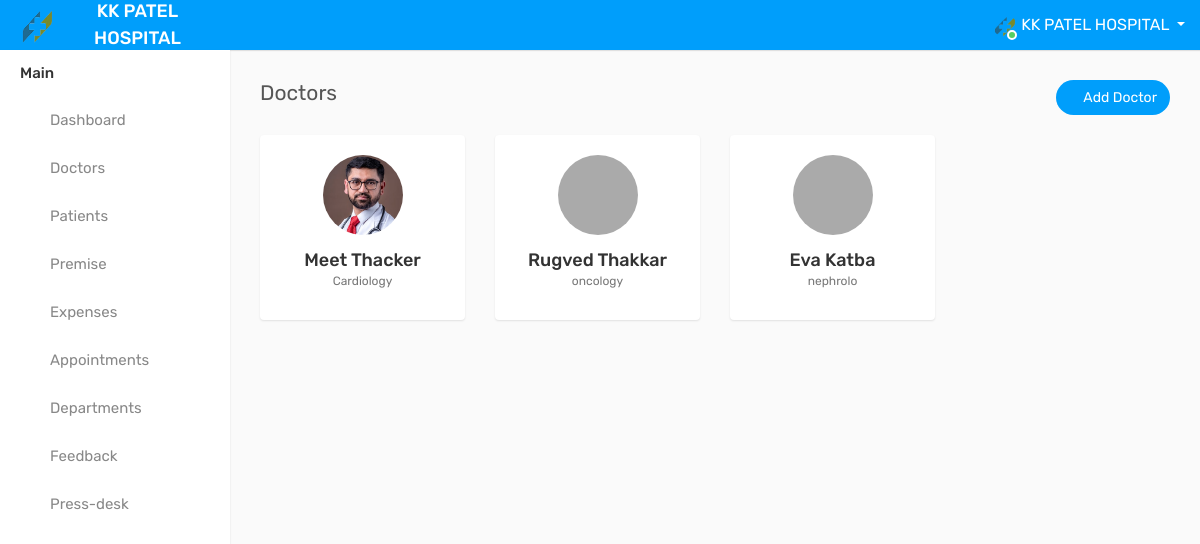
Page /admin/doctors.php (signed in) on the committed database.
### tables this page shows
CREATE TABLE `admin_data` (
  `admin_id` bigint UNSIGNED NOT NULL,
  `username` varchar(255) NOT NULL,
  `email` varchar(255) NOT NULL,
  `logo` varchar(255) NOT NULL,
  `password` varchar(255) NOT NULL,
  `city` varchar(100) NOT NULL,
  `postal_code` int NOT NULL,
  `phone` int NOT NULL,
  `address` varchar(255) NOT NULL,
  `created_at` timestamp NULL DEFAULT NULL,
  `updated_at` timestamp NULL DEFAULT NULL
);

CREATE TABLE `doctors` (
  `id` int NOT NULL,
  `username` varchar(255) NOT NULL,
  `email` varchar(255) NOT NULL,
  `dob` date NOT NULL,
  `gender` enum('male','female') NOT NULL,
  `departmentname` varchar(255) NOT NULL,
  `address` text NOT NULL,
  `city` varchar(255) NOT NULL,
  `postal_code` varchar(10) NOT NULL,
  `cv` varchar(255) NOT NULL,
  `avatar` varchar(255) NOT NULL,
  `phone` varchar(15) NOT NULL,
  `password` varchar(255) NOT NULL,
  `consultancy_fees` decimal(10,2) NOT NULL,
  `bio` text NOT NULL,
  `created_at` timestamp NULL DEFAULT CURRENT_TIMESTAMP
);

### admin/doctors.php (the view, shortened to what this page needs)
<?php
include_once("../Database/connection.php");
$admin_email = $_SESSION['admin_email'];
$sql = "SELECT * FROM admin_data WHERE email = ?";
$stmt = $con->prepare($sql);
$stmt->bind_param("s", $admin_email);
$stmt->execute();
$result = $stmt->get_result();
$admin_data = $result->fetch_assoc();
?>
<!DOCTYPE html>
<html lang="en">
<head>
    <link rel="stylesheet" type="text/css" href="https://maxcdn.bootstrapcdn.com/bootstrap/4.5.2/css/bootstrap.min.css">
    <link rel="stylesheet" type="text/css" href="assets/css/font-awesome.min.css">
    <link rel="stylesheet" type="text/css" href="assets/css/style.css">
</head>
<body>
<div class="main-wrapper">
    <div class="header">
        <div class="header-left">
            <a href="index-2.html" class="logo">
            <img src="assets/img/<?php echo isset($admin_data['logo']) ? htmlspecialchars($admin_data['logo']) : ''; ?>" width="35" height="35" alt="">
            <span>KK PATEL HOSPITAL</span>
            </a>
        </div>
        <a id="toggle_btn" href="javascript:void(0);"><i class="fa fa-bars"></i></a>
        <ul class="nav user-menu float-right">
            <li class="nav-item dropdown has-arrow">
                <a href="#" class="dropdown-toggle nav-link user-link" data-toggle="dropdown">
                    <span class="user-img">
                        <img class="rounded-circle" src="assets/img/<?php echo isset($admin_data['logo']) ? htmlspecialchars($admin_data['logo']) : ''; ?>" width="40" alt="Admin">
                        <span class="status online"></span>
                    </span>
                    <span><?php echo isset($admin_data['username']) ? htmlspecialchars($admin_data['username']) : ''; ?></span>
                    </a>
            </li>
        </ul>
    </div>
    <div class="sidebar" id="sidebar">
        <div class="sidebar-inner slimscroll">
            <div id="sidebar-menu" class="sidebar-menu">
                <ul>
                    <li class="menu-title">Main</li>
                    <li><a href="index-2.php"><i class="fa fa-dashboard"></i> <span>Dashboard</span></a></li>
                    <li><a href="doctors.php"><i class="fa fa-user-md"></i> <span>Doctors</span></a></li>
                    <li><a href="patients.php"><i class="fa fa-wheelchair"></i> <span>Patients</span></a></li>
                    <li>
                            <a href="premise.php"><i class="fa fa-building"></i> <span>Premise</span></a>
                        </li>
                        <li>
                            <a href="expenses.php"><i class="fa fa-money"></i> <span>Expenses</span></a>
                        </li>
                    <li><a href="appointments.php"><i class="fa fa-calendar"></i> <span>Appointments</span></a></li>
                    <li><a href="departments.php"><i class="fa fa-hospital-o"></i> <span>Departments</span></a></li>
                    <li><a href="feedback.php"><i class="fa fa-comment-o"></i> <span>Feedback</span></a></li>
                    <li><a href="press-desk.php"><i class="fa fa-newspaper-o"></i> <span>Press-desk</span></a></li>
                </ul>
            </div>
        </div>
    </div>
    <div class="page-wrapper">
        <div class="content">
            <div class="row">
                <div class="col-sm-4 col-3">
                    <h4 class="page-title">Doctors</h4>
                </div>
                <div class="col-sm-8 col-9 text-right m-b-20">
                    <a href="add-doctor.php" class="btn btn-primary btn-rounded float-right"><i class="fa fa-plus"></i> Add Doctor</a>
                </div>
            </div>
            <div class="row doctor-grid">
                <?php
                $sql = "SELECT * FROM doctors";
                $result = $con->query($sql);
                if ($result->num_rows > 0) {
                    while ($row = $result->fetch_assoc()) {
                        echo '<div class="col-md-4 col-sm-4 col-lg-3">
                                <div class="profile-widget">
                                    <div class="doctor-img">
                                        <a class="avatar" href="edit-doctor.php?id=' . $row['id'] . '">
                                            <img alt="" src="' . (!empty($row['avatar']) ? htmlspecialchars($row['avatar']) : 'assets/img/user.jpg') . '">
                                        </a>
                                    </div>
                                    <div class="dropdown profile-action">
                                        <a href="#" class="action-icon dropdown-toggle" data-toggle="dropdown" aria-expanded="false">
                                            <i class="fa fa-ellipsis-v"></i>
                                        </a>
                                        <div class="dropdown-menu dropdown-menu-right">
                                            <a class="dropdown-item" href="edit-doctor.php?id=' . $row['id'] . '"><i class="fa fa-pencil m-r-5"></i> Edit</a>
                                            <form method="POST" action="doctors.php" style="display: inline;">
                                                <input type="hidden" name="doctor_id" value="' . $row['id'] . '">
                                                <button type="submit" class="dropdown-item" onclick="return confirm(\'Are you sure you want to delete this doctor?\');"><i class="fa fa-trash-o m-r-5"></i> Delete</button>
                                            </form>
                                        </div>
                                    </div>
                                    <h4 class="doctor-name text-ellipsis"><a href="profile.php?id=' . $row['id'] . '">' . htmlspecialchars($row['username']) . '</a></h4>
                                    <div class="doc-prof">' . htmlspecialchars($row['departmentname']) . '</div>
                                </div>
                              </div>';
                    }
                } else {
                    echo '<p class="text-center">No doctors found.</p>';
                }
                ?>
            </div>
        </div>
    </div>
</div>
</body>
</html>

### rows in the picture
admin_data: logo (picture), username "KK PATEL HOSPITAL"
doctors: avatar (picture), username "Meet Thacker", departmentname "Cardiology"
doctors: username "Rugved Thakkar", departmentname "oncology"
doctors: username "Eva Katba", departmentname "nephrolo"
